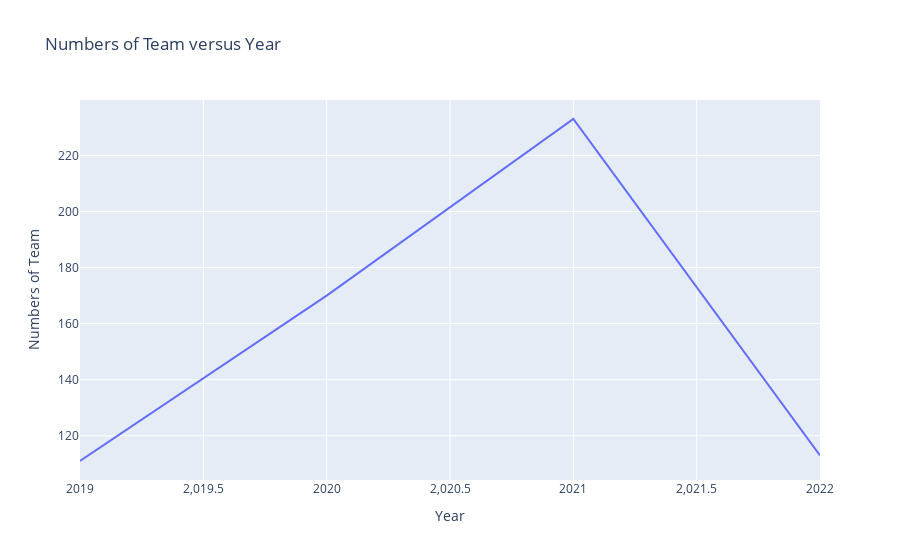

Source (notebook cell):
### Markdown cell above
As the figures above show, in all years from 2019 to 2022, the team earnings varies greatly. The standard deviation of earnings from 2019 to 2022 were 33444, 16807,39291,19704. The mean of the earning in all years was even larger than the 75% percentile.

### Code cell
df = pd.read_csv('number_of_teams.csv')
fig1 = px.line(df, x = 'Year', y ='Numbers of Team', title='Numbers of Team versus Year')
fig1.show()

### Figure 1 — Plotly figure (JSON) as saved in the notebook; plotly's stock layout.template omitted (floating-point values rounded to 4 significant figures)
{"data": [{"hovertemplate": "Year=%{x}<br>Numbers of Team=%{y}<extra></extra>", "legendgroup": "", "line": {"color": "#636efa", "dash": "solid"}, "marker": {"symbol": "circle"}, "mode": "lines", "name": "", "orientation": "v", "showlegend": false, "type": "scatter", "x": [2019, 2020, 2021, 2022], "xaxis": "x", "y": [111, 170, 233, 113], "yaxis": "y"}], "layout": {"autosize": true, "legend": {"tracegroupgap": 0}, "title": {"text": "Numbers of Team versus Year"}, "xaxis": {"anchor": "y", "autorange": true, "domain": [0, 1], "range": [2019, 2022], "title": {"text": "Year"}, "type": "linear"}, "yaxis": {"anchor": "x", "autorange": true, "domain": [0, 1], "range": [104.2, 239.8], "title": {"text": "Numbers of Team"}, "type": "linear"}}}
